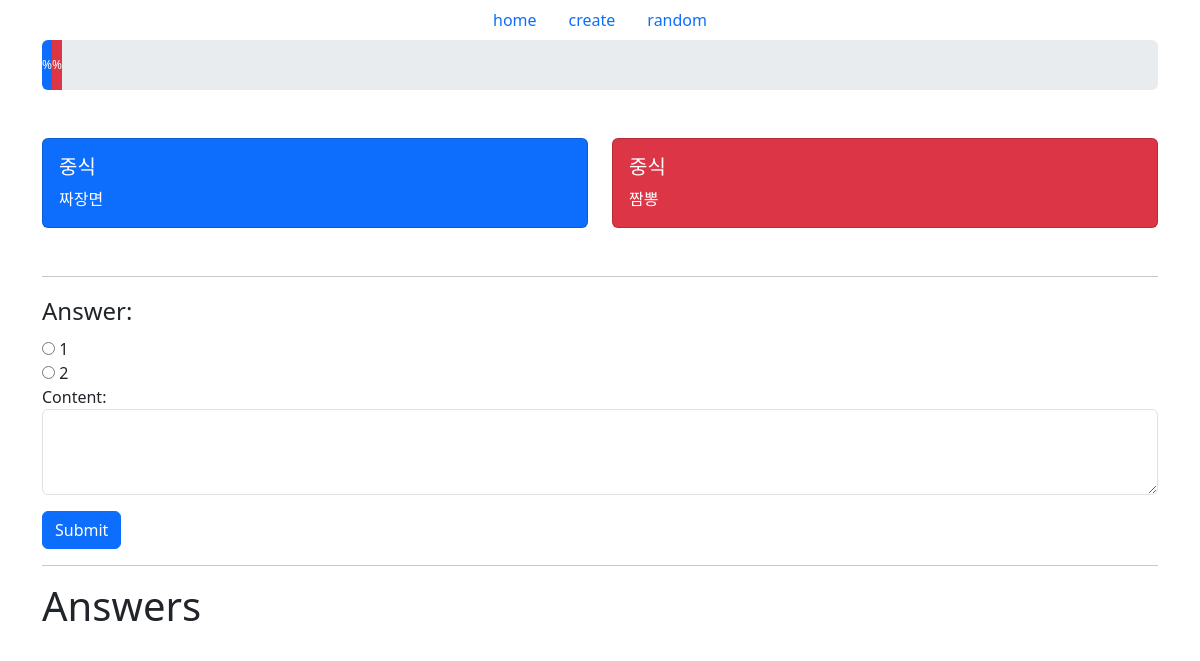
/questions/1/, run on an earlier commit of the app's database.
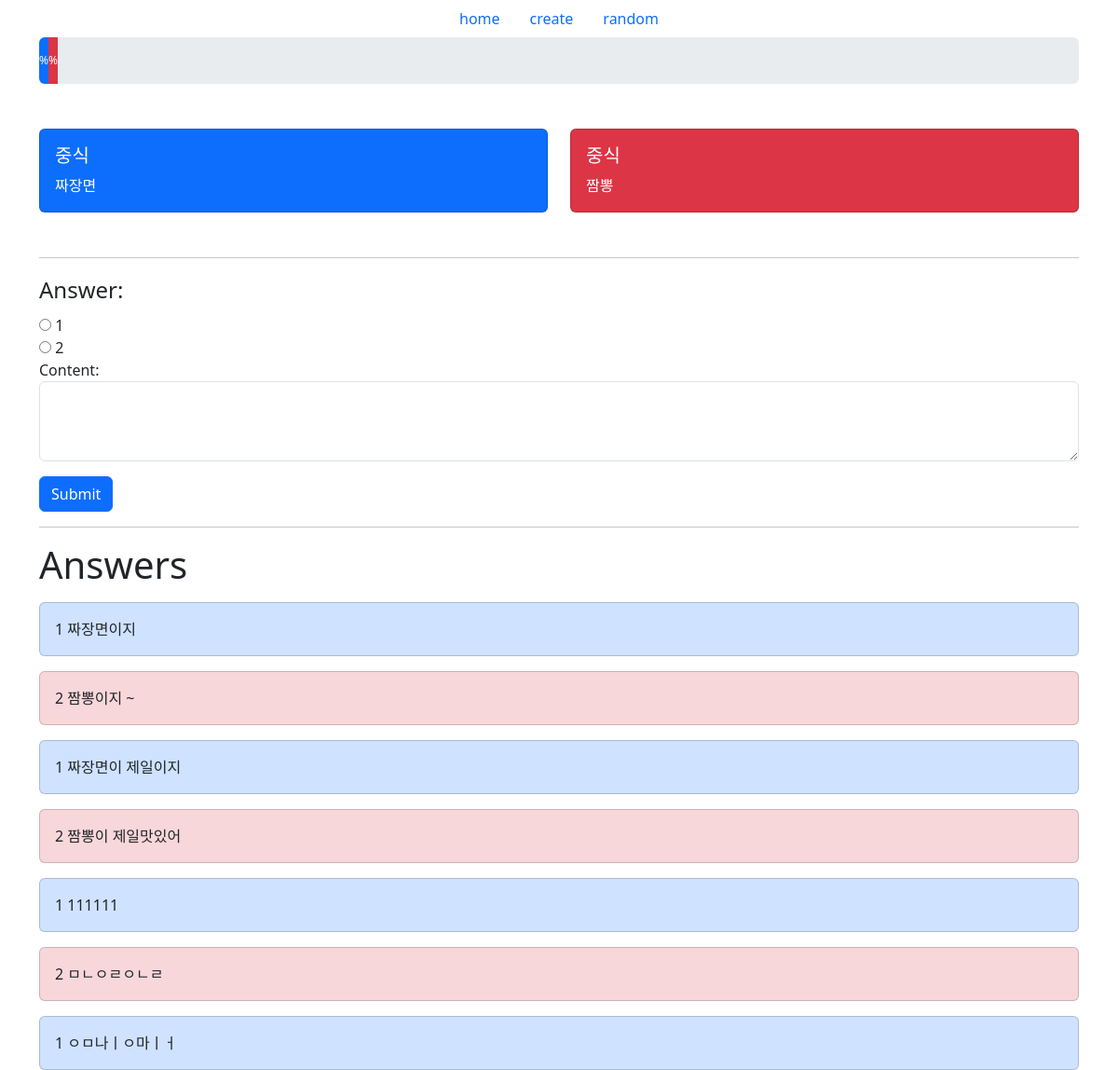
And on a later commit of the database.
### questions/models.py (models this page shows)
class Question(models.Model):
    title = models.CharField(max_length = 100)
    content1 = models.CharField(max_length = 100)
    content2 = models.CharField(max_length = 100)

class Comment(models.Model):
    answer = models.CharField(max_length = 10)
    content = models.TextField()
    question = models.ForeignKey(Question, on_delete=models.CASCADE)

### questions/views.py (the view)
# urls.py: path('<int:id>/', views.detail, name='detail'),
def detail(request, id):
    question=Question.objects.get(id=id)
    form = CommentForm()
    comments = question.comment_set.all()
    context = {
        'question':question,
        'form':form,
        'comments':comments,
    }
    return render(request, 'detail.html', context)

### questions/forms.py
class CommentForm(ModelForm):
    answer = forms.ChoiceField(
        widget = forms.RadioSelect,
        choices = {"1":"1", "2":"2"},
    )
    class Meta():
        model = Comment
        exclude = ('question', )
        widgets = {
            'content':forms.Textarea(attrs={
                'class': 'form-control', 'rows':'3'
                })
        }

### questions/templates/detail.html (shortened to what this page needs)
{% extends 'base.html' %}
{% block body %}
    <div class="progress-stacked" style="height:50px;">
        <div class="progress-bar bg-primary" role="progressbar" style="width: {{ primary_percent }}%;"
            aria-valuenow="{{ primary_percent }}" aria-valuemin="0" aria-valuemax="100">
            {{ primary_percent }}%
        </div>
        <div class="progress-bar bg-danger" role="progressbar" style="width: {{ danger_percent }}%;"
            aria-valuenow="{{ danger_percent }}" aria-valuemin="0" aria-valuemax="100">
            {{ danger_percent }}%
        </div>
    </div>
    <div class="row my-5">
        <div class="col-sm-6 mb-3 mb-sm-0">
            <div class="card text-bg-primary">
                <div class="card-body">
                    <h5 class="card-title">{{question.title}}</h5>
                    <p class="card-text">{{question.content1}}</p>
                </div>
            </div>
        </div>
        <div class="col-sm-6">
            <div class="card text-bg-danger">
                <div class="card-body">
                    <h5 class="card-title">{{question.title}}</h5>
                    <p class="card-text">{{question.content2}}</p>
                </div>
            </div>
        </div>
    </div>
    <hr>
    <form action="{% url 'questions:comment_create' question.id %}" method="POST">
        {{form}}
        <input type="submit" class="btn btn-primary mt-3">
    </form>
    <hr>
    <h1>Answers</h1>
    {% for comment in comments %}
        {% if comment.answer == '1' %}
        <div class="card bg-primary-subtle mt-3">
            <div class="card-body">
                {{comment.answer}}
                {{comment.content}}
            </div>
        </div>
        {% else %}
        <div class="card bg-danger-subtle mt-3">
            <div class="card-body">
                {{comment.answer}}
                {{comment.content}}
            </div>
        </div>
        {% endif %}
    {% endfor %}
{% endblock %}

### templates/base.html (shortened to what this page needs)
<!DOCTYPE html>
<html lang="en">
<head>
    <link href="https://cdn.jsdelivr.net/npm/bootstrap@5.3.3/dist/css/bootstrap.min.css" rel="stylesheet">
</head>
<body>
    <ul class="nav justify-content-center">
        <li class="nav-item">
          <a class="nav-link active" aria-current="page" href="{% url 'questions:index' %}">home</a>
        </li>
        <li class="nav-item">
          <a class="nav-link" href="{% url 'questions:create' %}">create</a>
        </li>
        <li class="nav-item">
          <a class="nav-link" href="{% url 'questions:random_link' %}">random</a>
        </li>
    </ul>
    <div class="container">
        {% block body %}
        {% endblock %}
    </div>
</body>
</html>

What changed in the data, as far as the page shows it:
added Comment: answer "1", content "짜장면이지"
added Comment: answer "2", content "짬뽕이지 ~"
added Comment: answer "1", content "짜장면이 제일이지"
added Comment: answer "2", content "짬뽕이 제일맛있어"
added Comment: answer "1", content "111111"
added Comment: answer "2", content "ㅁㄴㅇㄹㅇㄴㄹ"
added Comment: answer "1", content "ㅇㅁ나ㅣㅇ마ㅣㅓ"
